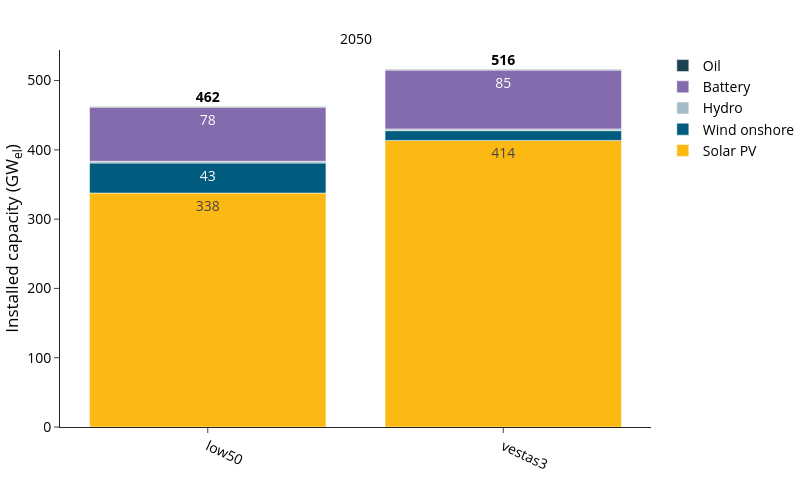

The code cell stored with this chart in its notebook:
### Code cell
plot_config['chart_config'] = yaml_config['charts']['electricity_capacity']

fig, df = plot_capacity(
    carrier="AC",
    capacity_dict=optimal_capacity_dict,
    config=plot_config,
    rename_function=rename_electricity,
    save_dir=SDIR
)

fig.show()

### Figure 1 — Plotly figure (JSON) as saved in the notebook; plotly's stock layout.template omitted (floating-point values rounded to 4 significant figures)
{"data": [{"hovertemplate": "<b>%{fullData.name}</b><br>Scenario: %{x}<br>Value: %{y:.2f}<extra></extra>", "legendgroup": "Solar PV", "marker": {"color": "#fdb913", "pattern": {"shape": ""}}, "name": "Solar PV", "orientation": "v", "showlegend": true, "text": [337.7, 413.6], "textangle": 0, "textposition": "inside", "texttemplate": "%{y:.0f}", "type": "bar", "x": ["low50", "vestas3"], "xaxis": "x", "y": [337.7, 413.6], "yaxis": "y"}, {"hovertemplate": "<b>%{fullData.name}</b><br>Scenario: %{x}<br>Value: %{y:.2f}<extra></extra>", "legendgroup": "Wind onshore", "marker": {"color": "#005b7f", "pattern": {"shape": ""}}, "name": "Wind onshore", "orientation": "v", "showlegend": true, "text": [43.3, 14.1], "textangle": 0, "textposition": "inside", "texttemplate": "%{y:.0f}", "type": "bar", "x": ["low50", "vestas3"], "xaxis": "x", "y": [43.3, 14.1], "yaxis": "y"}, {"hovertemplate": "<b>%{fullData.name}</b><br>Scenario: %{x}<br>Value: %{y:.2f}<extra></extra>", "legendgroup": "Hydro", "marker": {"color": "#a6bbc8", "pattern": {"shape": ""}}, "name": "Hydro", "orientation": "v", "showlegend": true, "text": [2.5, 2.5], "textangle": 0, "textposition": "inside", "texttemplate": "%{y:.0f}", "type": "bar", "x": ["low50", "vestas3"], "xaxis": "x", "y": [2.5, 2.5], "yaxis": "y"}, {"hovertemplate": "<b>%{fullData.name}</b><br>Scenario: %{x}<br>Value: %{y:.2f}<extra></extra>", "legendgroup": "Battery", "marker": {"color": "#836bad", "pattern": {"shape": ""}}, "name": "Battery", "orientation": "v", "showlegend": true, "text": [78.0, 84.9], "textangle": 0, "textposition": "inside", "texttemplate": "%{y:.0f}", "type": "bar", "x": ["low50", "vestas3"], "xaxis": "x", "y": [78.0, 84.9], "yaxis": "y"}, {"hovertemplate": "<b>%{fullData.name}</b><br>Scenario: %{x}<br>Value: %{y:.2f}<extra></extra>", "legendgroup": "Oil", "marker": {"color": "#1c3f52", "pattern": {"shape": ""}}, "name": "Oil", "orientation": "v", "showlegend": true, "text": [0.8, 0.8], "textangle": 0, "textposition": "inside", "texttemplate": "%{y:.0f}", "type": "bar", "x": ["low50", "vestas3"], "xaxis": "x", "y": [0.8, 0.8], "yaxis": "y"}, {"hoverinfo": "skip", "mode": "text", "showlegend": false, "text": ["462", "516"], "textfont": {"color": "black", "size": 14, "weight": "bold"}, "textposition": "top center", "type": "scatter", "x": ["low50", "vestas3"], "xaxis": "x", "y": [463.3, 516.9], "yaxis": "y"}], "layout": {"annotations": [{"font": {}, "showarrow": false, "text": "2050", "x": 0.5, "xanchor": "center", "xref": "paper", "y": 1, "yanchor": "bottom", "yref": "paper"}], "barmode": "relative", "height": 500, "legend": {"title": {"text": ""}, "tracegroupgap": 0, "traceorder": "reversed"}, "width": 800, "xaxis": {"anchor": "y", "categoryarray": [], "categoryorder": "array", "domain": [0, 1], "tickangle": 25, "title": {"text": ""}}, "yaxis": {"anchor": "x", "domain": [0, 1], "title": {"text": "Installed capacity (GW<sub>el</sub>)"}}}}
